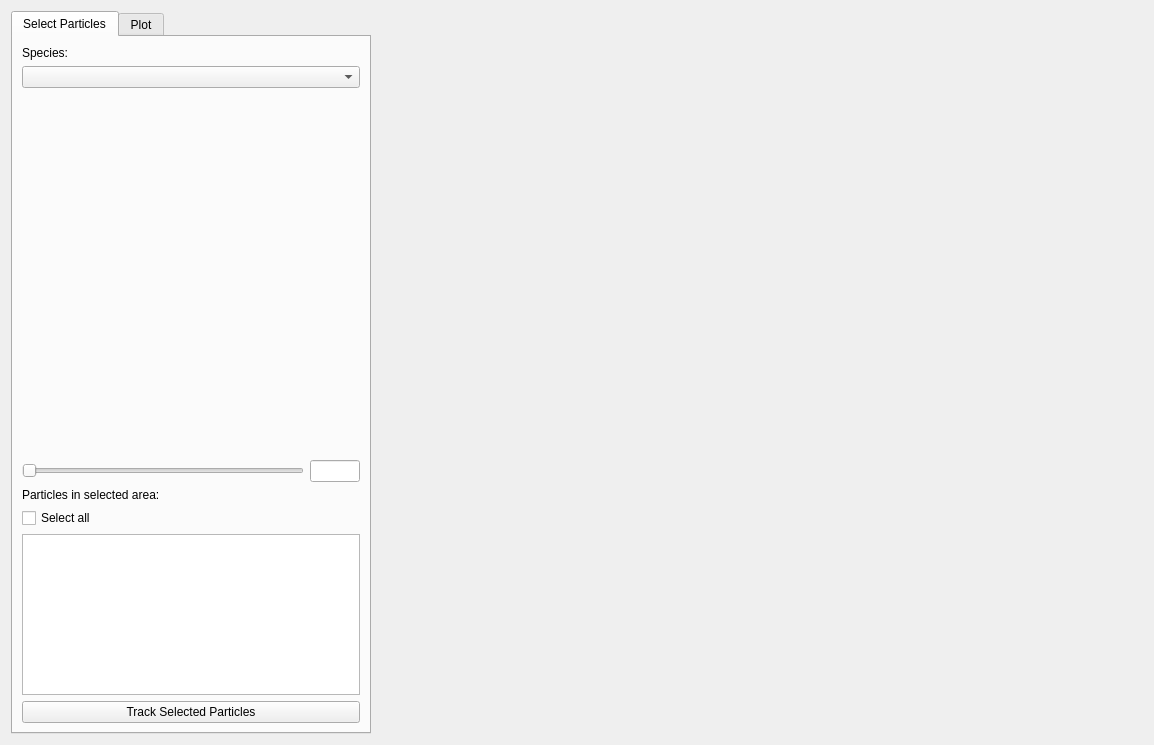
<?xml version="1.0" encoding="UTF-8"?>
<ui version="4.0">
 <class>ParticleTrackerUI</class>
 <widget class="QWidget" name="ParticleTrackerUI">
  <property name="geometry">
   <rect>
    <x>0</x>
    <y>0</y>
    <width>1154</width>
    <height>745</height>
   </rect>
  </property>
  <property name="windowTitle">
   <string>Particle Tracker</string>
  </property>
  <layout class="QHBoxLayout" name="horizontalLayout">
   <item>
    <widget class="QTabWidget" name="mainTabWidget">
     <property name="maximumSize">
      <size>
       <width>360</width>
       <height>16777215</height>
      </size>
     </property>
     <property name="currentIndex">
      <number>0</number>
     </property>
     <widget class="QWidget" name="tab">
      <attribute name="title">
       <string>Select Particles</string>
      </attribute>
      <layout class="QVBoxLayout" name="verticalLayout">
       <item>
        <widget class="QLabel" name="label">
         <property name="text">
          <string>Species:</string>
         </property>
        </widget>
       </item>
       <item>
        <widget class="QComboBox" name="speciesSelector_comboBox"/>
       </item>
       <item>
        <widget class="QWidget" name="selectorPlot_widget" native="true">
         <property name="minimumSize">
          <size>
           <width>0</width>
           <height>360</height>
          </size>
         </property>
         <property name="maximumSize">
          <size>
           <width>16777215</width>
           <height>360</height>
          </size>
         </property>
         <layout class="QVBoxLayout" name="selectorPlot_layout"/>
        </widget>
       </item>
       <item>
        <layout class="QHBoxLayout" name="horizontalLayout_2">
         <item>
          <widget class="QSlider" name="selectorTimeStep_Slider">
           <property name="orientation">
            <enum>Qt::Horizontal</enum>
           </property>
          </widget>
         </item>
         <item>
          <widget class="QLineEdit" name="selectorTimeStep_lineEdit">
           <property name="maximumSize">
            <size>
             <width>50</width>
             <height>16777215</height>
            </size>
           </property>
          </widget>
         </item>
        </layout>
       </item>
       <item>
        <widget class="QLabel" name="label_2">
         <property name="text">
          <string>Particles in selected area:</string>
         </property>
        </widget>
       </item>
       <item>
        <widget class="QCheckBox" name="selectAll_checkBox">
         <property name="text">
          <string>Select all</string>
         </property>
        </widget>
       </item>
       <item>
        <widget class="QListWidget" name="particleList_listWidget"/>
       </item>
       <item>
        <widget class="QPushButton" name="trackParticles_Button">
         <property name="text">
          <string>Track Selected Particles</string>
         </property>
        </widget>
       </item>
      </layout>
     </widget>
     <widget class="QWidget" name="tab_2">
      <attribute name="title">
       <string>Plot</string>
      </attribute>
     </widget>
    </widget>
   </item>
   <item>
    <widget class="QWidget" name="mainPlot_widget" native="true">
     <layout class="QVBoxLayout" name="mainPlot_layout"/>
    </widget>
   </item>
  </layout>
 </widget>
 <resources/>
 <connections/>
</ui>
